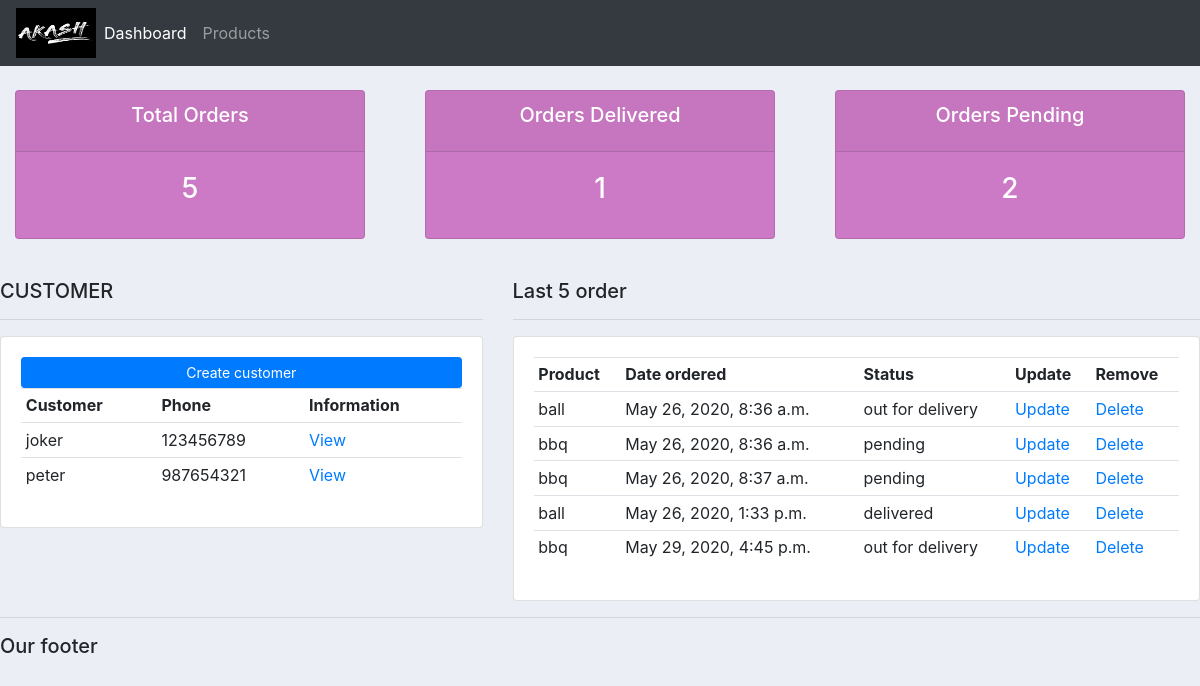
/, run on an earlier commit of the app's database.
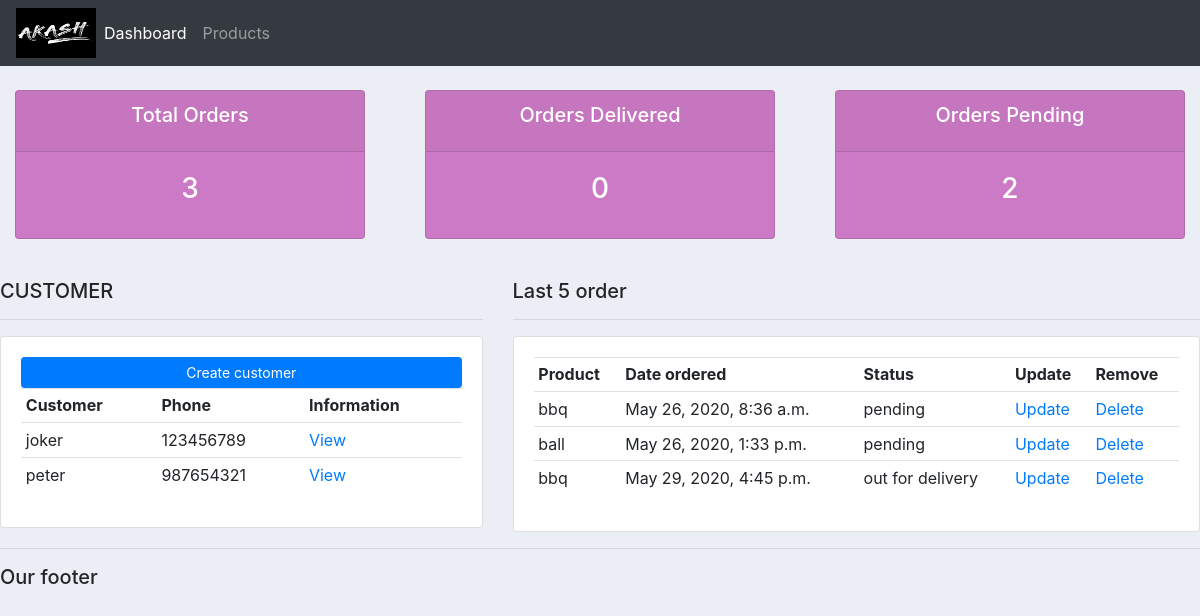
And on a later commit of the database.
### accounts/models.py (models this page shows, shortened)
class Customer(models.Model):
    name = models.CharField(max_length = 300, null=True)
    phone = models.CharField(max_length = 300, null=True)
    email = models.CharField(max_length = 300, null=True)
    date_created = models.DateTimeField(auto_now_add=True, null=True)

class Order(models.Model):
    STATUS = (
        ('pending','pending'),
        ('out for delivery','out for delivery'),
        ('delivered','delivered'),
    )
    date_created = models.DateTimeField(auto_now_add=True, null=True)
    status = models.CharField(max_length=300, null=True, choices=STATUS)
    note = models.CharField(max_length=300, null=True)
    customer = models.ForeignKey(Customer,null=True, on_delete=models.SET_NULL)
    product = models.ForeignKey(Product,null=True, on_delete=models.SET_NULL)

class Product(models.Model):
    CATEGORY = (
        ('indoor','indoor'),
        ('outdoor','outdoor'),
    )
    name = models.CharField(max_length = 300, null=True)
    price = models.FloatField(null=True)
    category = models.CharField(max_length = 300, null=True,choices=CATEGORY)
    description = models.CharField(max_length = 300, null=True,blank=True)
    date_created = models.DateTimeField(auto_now_add=True, null=True)
    tags = models.ManyToManyField(Tag)
    def __str__(self):
        return self.name

### accounts/views.py (the view)
# urls.py: path('', views.home, name="home"),
def home(request):
    orders = Order.objects.all()
    customers = Customer.objects.all()
    total_customer = customers.count()
    total_orders = orders.count()
    delivered = orders.filter(status = "delivered").count()
    pending = orders.filter(status = "pending").count()
    context = {'orders':orders,'customers':customers,'delivered':delivered,'pending':pending,'total_orders':total_orders}
    return render(request,'accounts/dashboard.html',context)

### accounts/templates/accounts/dashboard.html
{% extends 'accounts/main.html' %}
{% block content %}
{% include 'accounts/status.html' %}
<br>
<div class="row">
    <div class="col-md-5">
        <h5>CUSTOMER</h5>
        <hr>
        <div class="card card-body">
            <a class="btn btn-primary btn-sm btn-block" href="">Create customer
            </a>
            <table class="table table-sm">
                <tr>
                    <th>Customer</th>
                    <th>Phone</th>
                    <th>Information </th>
                </tr>
                {% for i in customers %}
                <tr>
                <td>{{ i.name }}</td>
                <td>{{ i.phone }}</td>
                <td><a href="{% url 'i' i.id %}">View</a></td>
                </tr>
                {% endfor %}
            </table>
        </div>
    </div>
    <div class="col-md-7">
        <h5>Last 5 order</h5>
        <hr>
        <div class="card card-body">
            <table class="table table-sm">
                <tr>
                    <th>Product</th>
                    <th>Date ordered</th>
                    <th>Status</th>
                    <th>Update</th>
                    <th>Remove</th>
                </tr>
                {% for i in orders %}
                <tr>
                <td>{{ i.product }}</td>
                <td>{{ i.date_created }}</td>
                <td>{{ i.status}}</td>
                <td><a href="{% url 'update_order' i.id %}">Update</a></td>
                <td><a href="{% url 'delete_order' i.id %}">Delete</a></td>
                </tr>
                {% endfor %}
            </table>
        </div>
    </div>
</div>
{% endblock %}

### accounts/templates/accounts/main.html (shortened to what this page needs)
{% load static %}
<!DOCTYPE html>
<html>
<head>
    <link rel="stylesheet" href="https://stackpath.bootstrapcdn.com/bootstrap/4.4.1/css/bootstrap.min.css">
    <link rel="stylesheet" type="text/css" href="{% static '/css/main.css' %}">
</head>
<body>
    {% include 'accounts/navbar.html' %}
    {% block content %}
    {% endblock %}
    <hr>
    <h5>Our footer</h5>
</body>
</html>

### accounts/templates/accounts/navbar.html (shortened to what this page needs)
{% load static %}
<nav class="navbar navbar-expand-lg navbar-dark bg-dark">
  <img src="{% static '/images/akash.png' %}" width="80" height="50">
    <div class="collapse navbar-collapse" id="navbarNav">
      <ul class="navbar-nav">
        <li class="nav-item active">
          <a class="nav-link" href="{% url 'home'  %}">Dashboard <span class="sr-only">(current)</span></a>
        </li>
        <li class="nav-item">
          <a class="nav-link" href="{% url 'products'  %}">Products</a>
      </ul>
    </div>
  </nav>

### accounts/templates/accounts/status.html
<br>
<div class="row">
    <div class="col">
        <div class="col-md">
            <div class="card text-center text-white mb-3" id="total-orders">
                <div class="card-header">
                    <h5 class="card-title">Total Orders</h5>
                </div>
                <div class="card-body">
                    <h3 class="card-title">{{total_orders}}</h3>
                </div>
            </div>
        </div>
    </div>
    <div class="col">
        <div class="col-md">
            <div class="card text-center text-white mb-3" id="orders-delivered">
                <div class="card-header">
                    <h5 class="card-title">Orders Delivered</h5>
                </div>
            <div class="card-body">
                <h3 class="card-title">{{delivered}}</h3>
            </div>
        </div>
        </div>
    </div>
    <div class="col">
        <div class="col-md">
            <div class="card text-center text-white mb-3" id="orders-pending">
                <div class="card-header">
                    <h5 class="card-title">Orders Pending</h5>
                    </div>
            <div class="card-body">
                <h3 class="card-title">{{pending}}</h3>
            </div>
        </div>
        </div>
    </div>
</div>

### accounts/static/css/main.css (style rules this page uses)
body { background-color:#ebeff5 ; }
#total-orders { background-color: #cc7ac5; }
#orders-delivered { background-color: #cc7ac5; }
#orders-pending { background-color: #cc7ac5; }

What changed in the data, as far as the page shows it:
removed Order: product "ball", date_created "May 26, 2020, 8:36 a.m.", status "out for delivery"
removed Order: product "bbq", date_created "May 26, 2020, 8:37 a.m.", status "pending"
changed Order "May 26, 2020, 1:33 p.m.": status "delivered" → "pending"
Also different on the page:
{{ total_orders }}: "5" → "3"
{{ delivered }}: "1" → "0"
